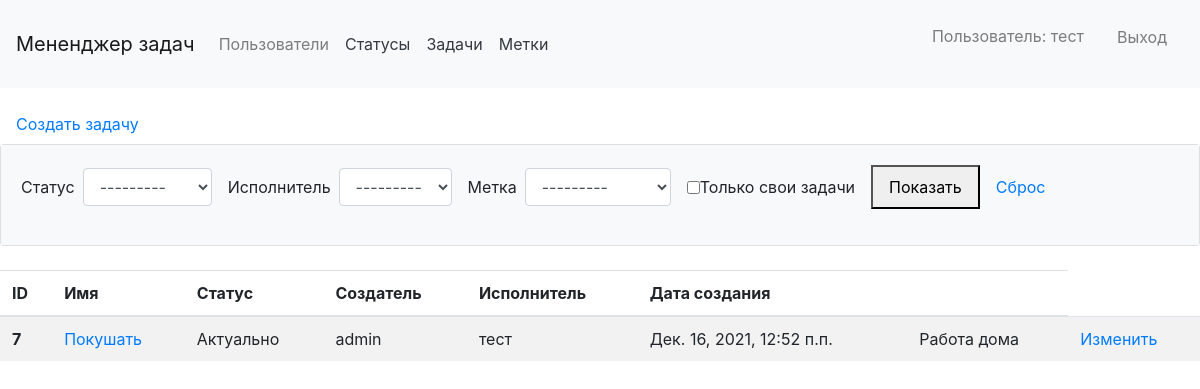
Before: /tasks/ (signed in) with the older database file.
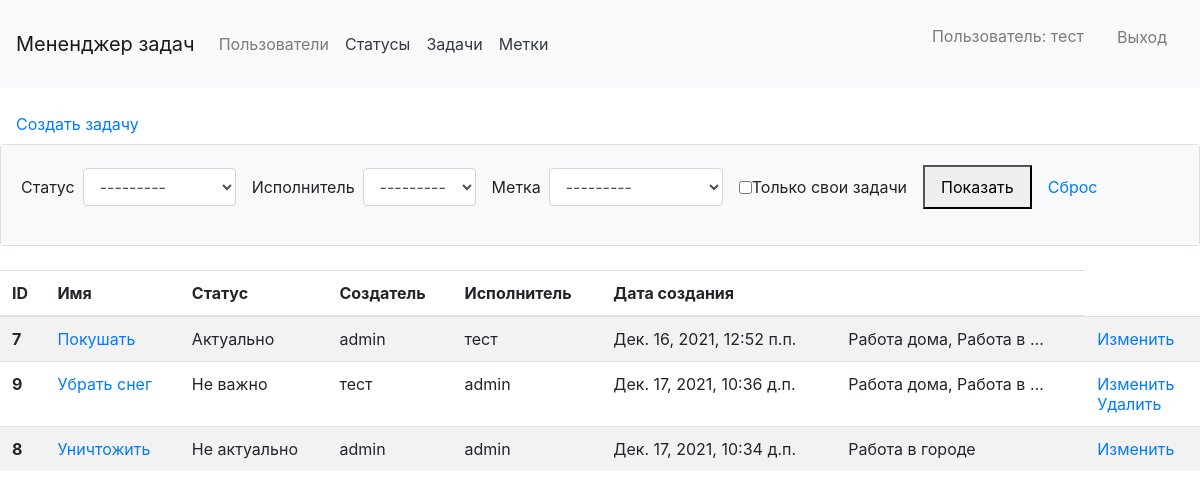
After: the same page with the newer database file.
### main_page/models.py (models this page shows)
class CustomUser(AbstractUser):
    def __str__(self):
        return self.username

### status/models.py (models this page shows)
class Status(models.Model):
    name = models.CharField(max_length=30)
    created_at = models.DateTimeField(auto_now_add=True)
    class Meta(object):
        verbose_name = 'status'
        verbose_name_plural = 'statuses'
    def __str__(self):
        return self.name

### tags/models.py (models this page shows)
class Tags(models.Model):
    name = models.CharField(max_length=20)
    created_at = models.DateTimeField(auto_now_add=True)
    class Meta(object):
        verbose_name = 'tag'
        verbose_name_plural = 'tags'
    def __str__(self):
        return self.name

### tasks/models.py (models this page shows, shortened)
class Task(models.Model):
    name = models.CharField(max_length=75)
    description = models.TextField(
        'Description',
        max_length=200,
        blank=True,
        null=True
    )
    created_at = models.DateTimeField(auto_now_add=True)
    status = models.ForeignKey(
        Status,
        blank=True,
        null=True,
        related_name='status',
        on_delete=models.CASCADE,
        verbose_name='Status'
    )
    creator = models.ForeignKey(
        User,
        related_name='creator',
        on_delete=models.CASCADE,
        verbose_name='Creator'
    )
    executor = models.ForeignKey(
        User,
        verbose_name='Executor',
        on_delete=models.CASCADE,
        null=True,
        blank=True,
        related_name='executor'
    )
    tags = models.ManyToManyField(
        Tags,
        blank=True,
        verbose_name='Tags',
        related_name='Tags',
    )
    class Meta():
        ordering = ['name']

### tasks/views.py (the view)
# urls.py: path('', TasksListView.as_view(), name='tasks'),
class TasksListView(LoginRequiredMixin, FilterView):
    login_url = '/login/'
    model = Task
    template_name = 'tasks/tasks_list.html'
    filterset_class = TaskFilter

### templates/tasks/tasks_list.html (shortened to what this page needs)
{% extends 'main_template.html' %}
{% load i18n %}
{% block title %}
    <head>
    </head>
{% endblock %}
{% block content %}
<a class="nav-link" href="{% url 'create_task' %}">{% trans "Создать задачу" %}</a>
<div class="card mb-3">
  <div class="card-body bg-light">
    <form class="form-inline center" method="get">
      <div class="form-group"><label for="id_status">{% trans "Статус" %}</label><div class="ml-2 mr-3"><select name="status" class="form-control" title="" id="id_status">
          {% for status in filter.form.status %}
            {{ status }}
          {% endfor %}
    </select></div></div>
          <div class="form-group"><label for="id_executor">{% trans "Исполнитель" %}</label><div class="mr-3 ml-2"><select name="executor" class="form-control" title="" id="id_executor">
          {% for executor in filter.form.executor %}
            {{ executor }}
          {% endfor %}
    </select></div></div>
          <div class="form-group"><label for="id_label">{% trans "Метка" %}</label><div class="mr-3 ml-2"><select name="tags" class="form-control" title="" id="id_label">
          {% for tag in filter.form.tags %}
            {{ tag }}
          {% endfor %}
    </select></div></div>
          <div class="form-group"><div class="mr-3"><div class="form-check">
              {{ filter.form.own_tasks }}
              <label class="form-check-label" >{% trans "Только свои задачи" %}</label>
          </div></div></div>
          <div class="form-group">
            <button class="nav-link" type="submit">{% trans "Показать" %}</button>
            <a href="{% url 'tasks' %}" class="nav-link">{% trans "Сброс" %}</a>
          </div>
    </form>
  </div>
</div>
        <div class="row">
            <div class="col-sm">
                <table class="table table-striped mt-2">
                <thead>
                    <tr>
                    <th scope="col">ID</th>
                    <th scope="col">{% trans "Имя" %}</th>
                    <th scope="col">{% trans "Статус" %}</th>
                    <th scope="col">{% trans "Создатель" %}</th>
                    <th scope="col">{% trans "Исполнитель" %}</th>
                    <th scope="col">{% trans "Дата создания" %}</th>
                    <th scope="col"></th>
                    </tr>
                </thead>
                <tbody>
                    {% for obj in filter.qs %}
                        <tr>
                        <th scope="row">{{ obj.pk }}</th>
                        <td><a href="{% url 'view_task' obj.id %}">{{ obj.name }}</a></td>
                        <td>{{ obj.status }}</td>
                        <td>{{ obj.creator }}</td>
                        <td>{{ obj.executor }}</td>
                        <td>{{ obj.created_at }}</td>
                        <td>{{ obj.tags.all|join:", "|truncatewords:4 }}</td>
                        <td>
                                <a href="{% url 'update_task' obj.id %}">{% trans "Изменить" %}</a> <br>
                            {% if obj.creator_id == request.user.id %}
                                <a href="{% url 'delete_task' obj.id %}">{% trans "Удалить" %}</a>
                            {% endif %}
                        </td>
                        </tr>
                    {% endfor %}
                </tbody>
                </table>
            </div>
        </div>
{% endblock %}

### templates/main_template.html (shortened to what this page needs)
{% load static %}
    {% load bootstrap4 %}
    {% bootstrap_css %}
{% load i18n %}
{% block title %}
{% endblock %}
<body class="d-flex flex-column min-vh-100">
    <nav class="navbar navbar-expand-lg navbar-light bg-light mb-3">
      <a class="navbar-brand" href="{% url 'home' %}"}>{% trans "Мененджер задач" %}</a>
      <div class="collapse navbar-collapse" id="navbarToggleExternalContent">
        <ul class="navbar-nav mr-auto">
          <li class="nav-item">
            <a class="nav-link" href="{% url 'users_page' %}">{% trans "Пользователи" %}</a>
          </li>
            {% if request.user.is_authenticated %}
                <a class="p-2 text-dark" href="{% url 'statuses' %}">{% trans 'Статусы' %}</a>
                <a class="p-2 text-dark" href="{% url 'tasks' %}">{% trans 'Задачи' %}</a>
                <a class="p-2 text-dark" href="{% url 'tags' %}">{% trans 'Метки' %}</a>
            {% endif %}
        </ul>
        <ul class="navbar-nav">
                {% if request.user.is_authenticated %}
                <li class="nav-link">
                    <p class="nav-link">{% trans 'Пользователь' %}: {{ user.get_username }}</p>
                </li>
                <li class="btn nav-link">
                    <a class="nav-link" href="{% url 'logout' %}">{% trans 'Выход' %}</a>
                </li>
                {% endif %}
        </ul>
      </div>
    </nav>
    {% block content %}
    {% endblock %}
</body></html>

Changed rows visible on the page:
computed for Task "Покушать": tags.all "Работа дома" → "Работа дома, Работа в …"
added Task: pk "9", name "Убрать снег", status "Не важно", creator "тест", executor "admin", created_at "Дек. 17, 2021, 10:36 д.п.", tags.all "Работа дома, Работа в …"
added Task: pk "8", name "Уничтожить", status "Не актуально", creator "admin", executor "admin", created_at "Дек. 17, 2021, 10:34 д.п.", tags.all "Работа в городе"
